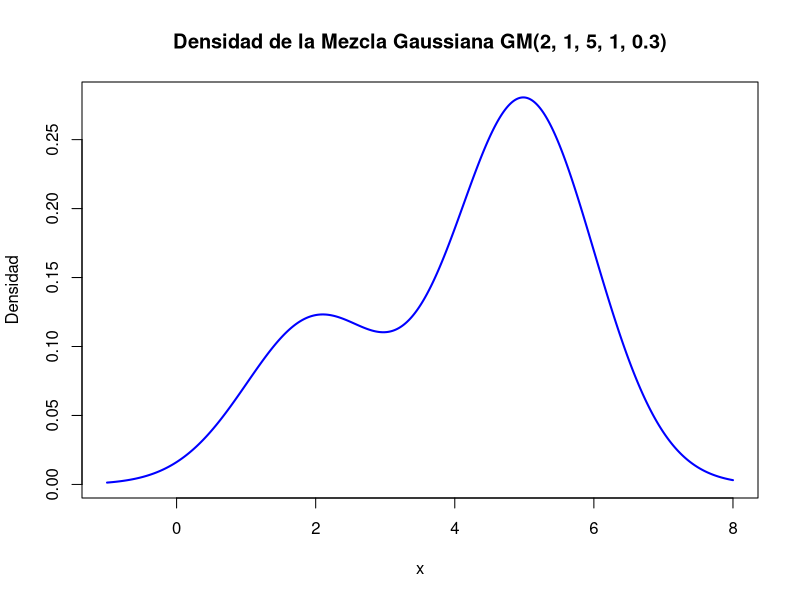
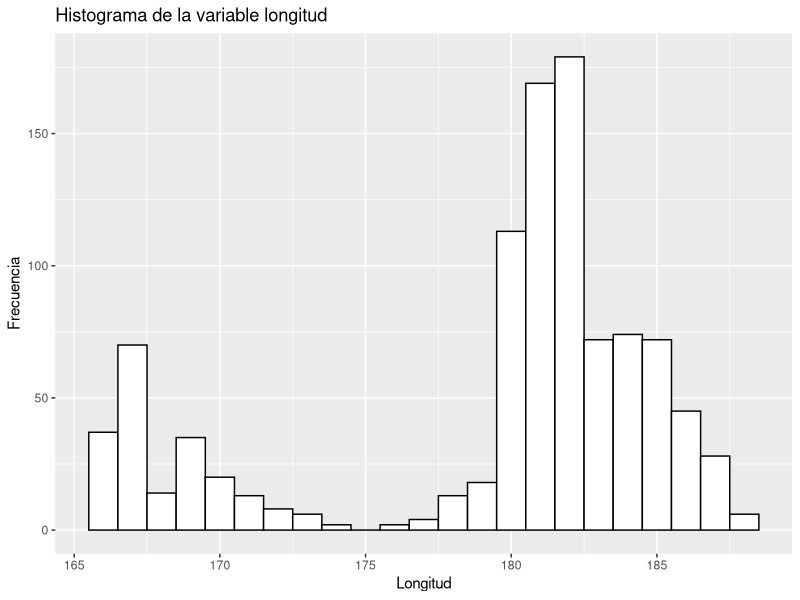
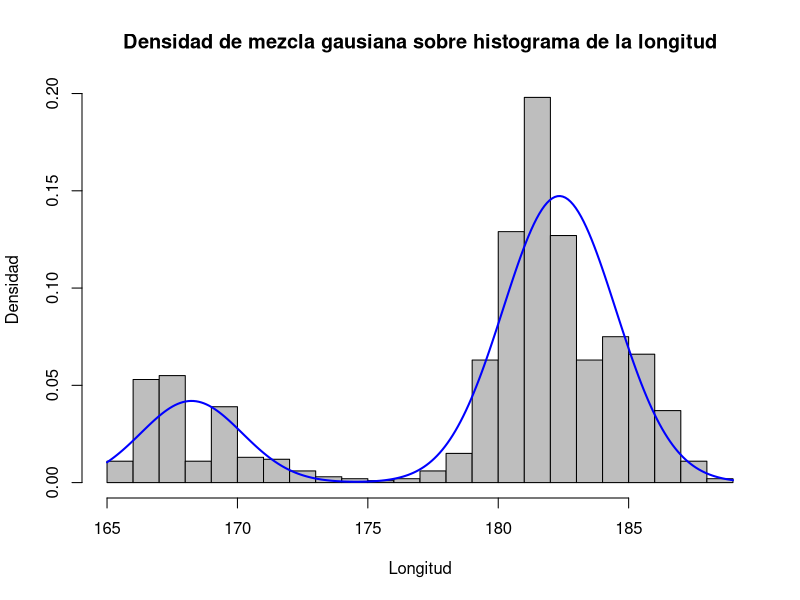

Write R code to recreate these figures, in order.
## ---- chunk 1
knitr::opts_chunk$set(echo = TRUE)

rm(list=ls())

library(mclust)
library(ggplot2)
## ---- chunk 2
data<-quakes
## ---- chunk 3
#Implementamos la función de densidad en R
densidadmg <- function(x, mu1, sd1, mu2, sd2, w) {
  # Calculamos la densidad de la mezcla
  densidad <- w * dnorm(x, mean = mu1, sd = sd1) + (1-w) * dnorm(x, mean = mu2, sd = sd2)
  return(densidad)
}

# Establecemos el rango de x
x <- seq(-1, 8, length.out = 500)

#Calculamos la densidad
densidad <- densidadmg(x, 2,1,5,1,0.3)

#Graficamos la densidad
plot(x, densidad, type = "l", col = "blue", lwd = 2,
     main = "Densidad de la Mezcla Gaussiana GM(2, 1, 5, 1, 0.3)",
     xlab = "x", ylab = "Densidad")
## ---- chunk 4
p <- ggplot(data, aes(x=long)) + 
  geom_histogram(color="black", fill="white", breaks=(floor(min(data$long))+0.5):(ceiling(max(data$long))-0.5)) +
  labs(title="Histograma de la variable longitud",x="Longitud", y = "Frecuencia")
p
## ---- chunk 5
#Creamos la función de log-verosimilitud negativa
log_verosimilitud <- function(params, x) {
  mu1 <- params[1]
  sd1 <- params[2]
  mu2 <- params[3]
  sd2 <- params[4]
  w <- params[5]

  # Calcular la log-verosimilitud negativa
  densidades <- densidadmg(x, mu1, sd1, mu2, sd2, w)
  return(-sum(log(densidades)))
}

# Buscamos los valores optimizando
resultado <- optim(
  par = c(167,2,182,2,0.3),
  fn = log_verosimilitud,
  x = data$long,
  method = "L-BFGS-B",
  lower = c(-Inf, 0.01, -Inf, 0.01, 0.01),
  upper = c(Inf, Inf, Inf, Inf, 0.99)
)

cat("Estimación del parámetro mu1:",resultado$par[1],"\n")
cat("Estimación del parámetro sd1:",resultado$par[2],"\n")
cat("Estimación del parámetro mu2:",resultado$par[3],"\n")
cat("Estimación del parámetro sd2:",resultado$par[4],"\n")
cat("Estimación del parámetro w:",resultado$par[5],"\n")
## ---- chunk 6
x <- seq(165,189,length.out = 240)
y <- densidadmg(x, resultado$par[1],resultado$par[2],resultado$par[3],resultado$par[4],resultado$par[5])

# Crear el histograma
hist(data$long, breaks = 30, probability = TRUE, col = "gray", xlab = "Longitud", ylab = "Densidad", main = "")

# Superponer la curva de densidad
title <- "Densidad de mezcla gausiana sobre histograma de la longitud"
lines(x, y, col = "blue", lwd = 2, lty = 1)
title(main = title)
## ---- chunk 7

## ---- chunk 8
# En el simple empleamos las funciones estándar existentes de AIC y BIC

# Emplearemos esta librería para calcular el AIC y el BIC del modelo de mezcla gaussiana.

## ---- chunk 9

## ---- chunk 10

## ---- chunk 11
